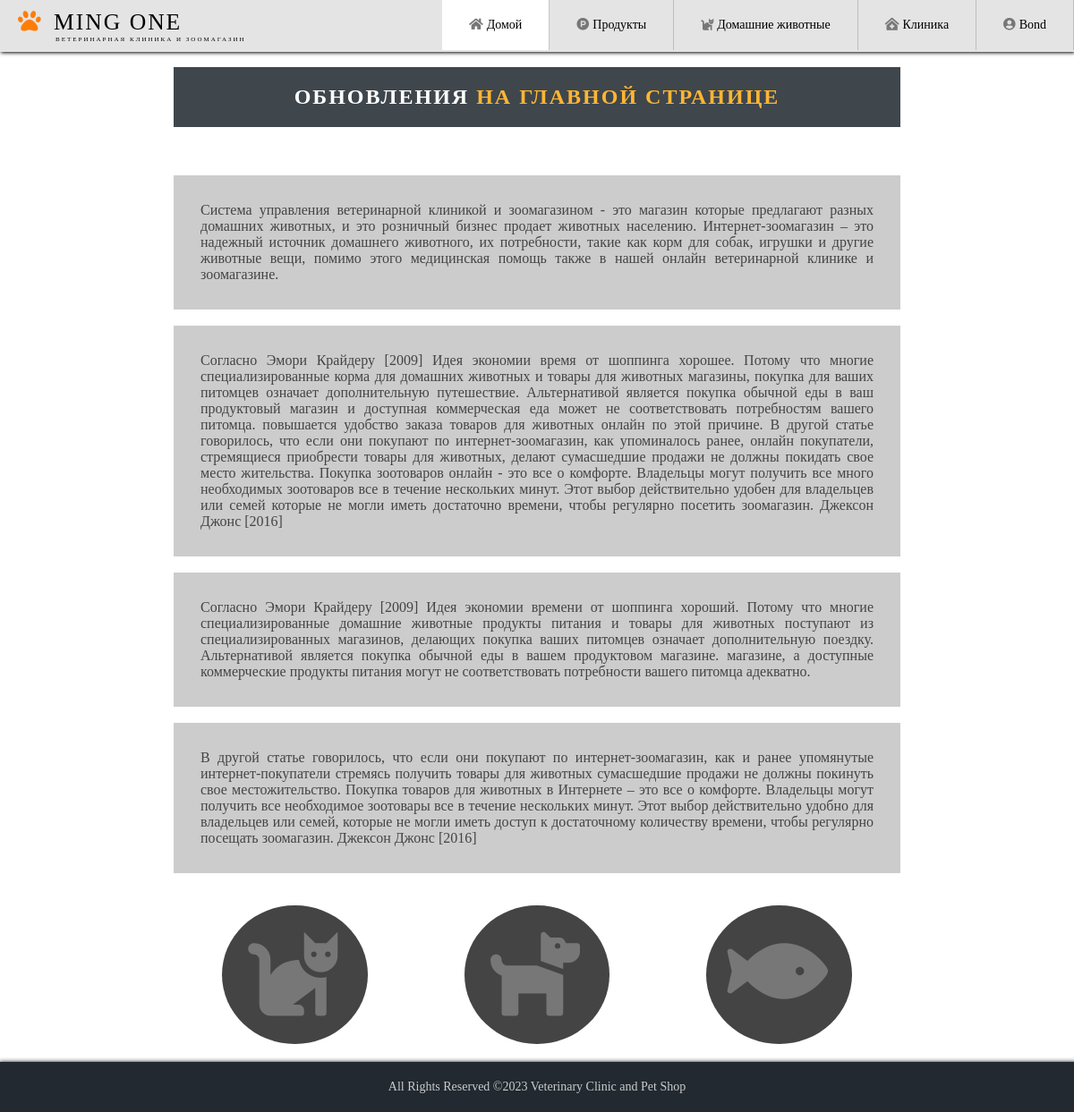
The page /veterinarian/home.php (signed in) on the database its author committed.
### tables this page shows
CREATE TABLE `home`  (
  `post_ID` int(10) NOT NULL AUTO_INCREMENT,
  `post_description` varchar(1000) NOT NULL,
  PRIMARY KEY (`post_ID`) USING BTREE
);

### veterinarian/home.php (the view, shortened to what this page needs)
<?php
  $link = mysqli_connect("localhost", "root", "", "dbmingone");
	$sql = "SELECT * FROM `home`";
  $myData = mysqli_query($link,$sql);
?>
<!DOCTYPE html>
<html lang="en">
  <head>
    <link rel="stylesheet" href="../css/header.css" />
    <link rel="stylesheet" href="../css/main.css" />
    <link rel="stylesheet" href="../css/footer.css" />
    <link rel="stylesheet" href="../fontawesome\css\all.css" />
  </head>
  <body>
    <header class="header">
      <a href="#" class="logo">
        <i class="fas fa-paw" style="color: #fd7e07"></i>
        Ming One
        <p style="font-size: 7px; margin-left: 42px">
        ВЕТЕРИНАРНАЯ КЛИНИКА И ЗООМАГАЗИН
        </p>
      </a>
      <ul class="menu">
        <li class="active">
          <a href="./home.php"><i class="fa fa-home"></i>Домой</a>
        </li>
        <li>
          <a href="./products.php"><i class="fab fa-product-hunt"></i>Продукты</a>
        </li>
        <li>
          <a href="./pets.php"><i class="fas fa-cat"></i>Домашние животные</a>
        </li>
        <li>
          <a href="./clinic.php"><i class="fas fa-clinic-medical"></i>Клиника</a>
        </li>
        <li style="text-transform: capitalize">
          <a href="../conn/logout.php" title="Click, Auto Signout">
            <i class="fa fa-user-circle"></i
            ><?php echo $_SESSION['uname']; ?>
          </a>
        </li>
      </ul>
    </header>
    <main>
      <h2>ОБНОВЛЕНИЯ <font color="orange">НА ГЛАВНОЙ СТРАНИЦЕ</font></h2>
      <br />
      <section>
      </section>
      <br />
      <p>
        <?php
    while($record = mysqli_fetch_assoc($myData)){
          $pd = $record['post_description'];
          echo"<p style='background: #ccc; color: #444; width:70%; margin:auto; padding: 30px; text-align: justify;'>
        $pd
      </p>
      <br />"; } mysqli_close($link); ?>
      <br />
      <div class="updates" id="coverX">
        <div class="update-0">
          <i class="fas fa-cat"></i>
        </div>
        <div class="update-1">
          <i class="fas fa-dog"></i>
        </div>
        <div class="update-2">
          <i class="fas fa-fish"></i>
        </div>
      </div>
    </main>
    <footer>
      <section class="footer-content">
        <ul class="footer-page">
          <li>All Rights Reserved &copy2023 Veterinary Clinic and Pet Shop</li>
        </ul>
      </section>
    </footer>
  </body>
</html>

### css/header.css (style rules this page uses)
* { margin: 0; padding: 0; box-sizing: border-box; }
body { margin: 0; background: #ccc; height: 80vh; }
a { color: black; }
.active { background-color: #fff; }
.header { background-color: rgb(228, 228, 228); box-shadow: 1px 1px 4px 0 rgba(0, 0, 0, 1); position: fixed; width: 100%; z-index: 3; }
.header ul { margin: 0; padding: 0; list-style-type: none; overflow: hidden; background-color: rgb(228, 228, 228); }
.header ul a { display: block; padding: 20px; font-size: 14px; border-right: 1px solid #aaaa; text-decoration: none; }
.header .logo { float: left; display: block; font-size: 1.6em; padding: 10px 20px; letter-spacing: 2px; text-decoration: none; text-transform: uppercase; }
.header .menu { clear: both; max-height: 0; transition: max-height 0.2s ease-out; }
i { margin: 0px 4px 0px 0px; color: #777; }
@media (min-width: 1000px) { .header li { float: left; } }
@media (min-width: 1000px) { .header li a { padding: 20px 30px; } }
@media (min-width: 1000px) { .header .menu { clear: none; float: right; max-height: none; } }

### css/main.css (style rules this page uses)
main { color: rgb(92, 92, 92); text-align: center; background-color: #fff; position: relative; top: 55px; height: auto; padding: 20px; align-items: center; }
h2 { padding: 20px; letter-spacing: 2px; width: 70%; margin: auto; color: white; opacity: 0.8; background: #101820ff; }
@media screen and (max-width: 1200px) { main { height: auto; } }
.updates { width: 70%; align-items: center; margin: auto; display: flex; justify-content: space-around; }
.update-0 { background-color: rgb(68, 68, 68); width: 20%; height: 20%; border-radius: 50%; padding: 20px; font-size: 100px; }
.update-1 { background-color: rgb(68, 68, 68); width: 20%; height: 20%; border-radius: 50%; padding: 20px; font-size: 100px; }
.update-2 { background-color: rgb(68, 68, 68); width: 20%; height: 20%; border-radius: 50%; padding: 20px; font-size: 100px; }
#coverX { animation: dropY 1.5s; }

### css/footer.css (style rules this page uses)
footer { position: relative; background-color: #101820ff; top: 55px; width: 100%; height: auto; box-shadow: 1px 2px 5px 2px rgb(0, 0, 0); opacity: 0.9; }
.footer-content { display: flex; }
.footer-page { width: 30%; display: flex; justify-content: space-around; list-style: none; margin: 20px auto; }
.footer-page li { color: #ccc; font-size: 14px; }
@media screen and (min-width: 769px) { .footer-page { width: 100%; width: auto; } }
@media screen and (min-width: 769px) { .footer-page li { padding: 0px 5px; } }

### rows shown on the page
home: post_description "Система управления ветеринарной клиникой и зоомагазином - это магазин которые предлагают разных домашних животных, и это розничный бизнес продает животных населению. Интернет-зоомагазин – это надежный источник домашнего животного, их потребности, такие как корм для собак, игрушки и другие животные вещи, помимо этого медицинская помощь также в нашей онлайн ветеринарной клинике и зоомагазине."
home: post_description "Согласно Эмори Крайдеру [2009] Идея экономии время от шоппинга хорошее. Потому что многие специализированные корма для домашних животных и товары для животных магазины, покупка для ваших питомцев означает дополнительную путешествие. Альтернативой является покупка обычной еды в ваш продуктовый магазин и доступная коммерческая еда может не соответствовать потребностям вашего питомца. повышается удобство заказа товаров для животных онлайн по этой причине. В другой статье говорилось, что если они покупают по интернет-зоомагазин, как упоминалось ранее, онлайн покупатели, стремящиеся приобрести товары для животных, делают сумасшедшие продажи не должны покидать свое место жительства. Покупка…"
home: post_description "Согласно Эмори Крайдеру [2009] Идея экономии времени от шоппинга хороший. Потому что многие специализированные домашние животные продукты питания и товары для животных поступают из специализированных магазинов, делающих покупка ваших питомцев означает дополнительную поездку. Альтернативой является покупка обычной еды в вашем продуктовом магазине. магазине, а доступные коммерческие продукты питания могут не соответствовать потребности вашего питомца адекватно."
home: post_description "В другой статье говорилось, что если они покупают по интернет-зоомагазин, как и ранее упомянутые интернет-покупатели стремясь получить товары для животных сумасшедшие продажи не должны покинуть свое местожительство. Покупка товаров для животных в Интернете – это все о комфорте. Владельцы могут получить все необходимое зоотовары все в течение нескольких минут. Этот выбор действительно удобно для владельцев или семей, которые не могли иметь доступ к достаточному количеству времени, чтобы регулярно посещать зоомагазин. Джексон Джонс [2016]"

### other values the page prints
$_SESSION['uname'] "Bond"
